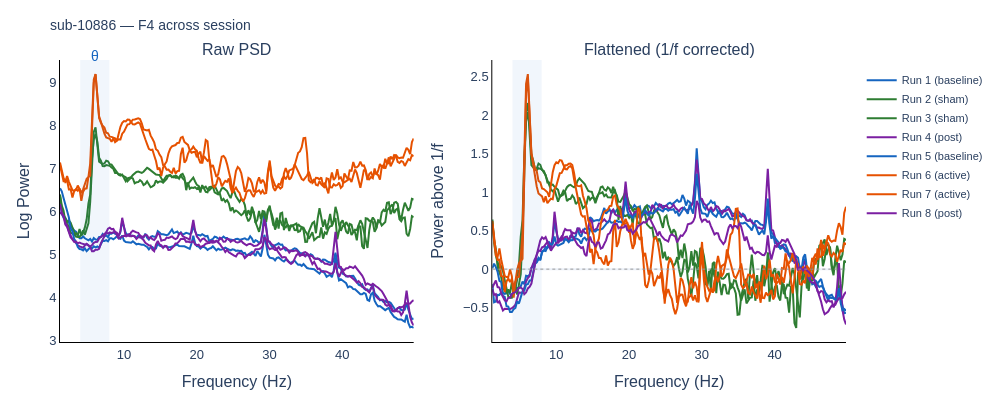

The notebook cell saved with this chart:
### Markdown cell above
## 5. Cross-Run Comparison

Compare spectral features across the session to assess:
1. **Baseline stability**: Do runs 1 and 5 show similar theta?
2. **Stimulation artifact**: How does the spectrum change during active tACS?
3. **After-effects**: Does post-stimulation theta power/frequency differ from pre-stimulation baseline?

This uses the 1/f-corrected (flattened) spectra from specparam, so differences reflect genuine oscillatory changes rather than shifts in broadband power.

### Code cell
# =============================================================================
# 5. Cross-Run PSD Comparison (F4 focus)
# =============================================================================

condition_colors = {
    'baseline': '#1565C0',
    'sham':     '#2E7D32',
    'active':   '#E65100',
    'post':     '#7B1FA2',
}

ch_focus = 'F4'

fig = make_subplots(
    rows=1, cols=2,
    subplot_titles=['Raw PSD', 'Flattened (1/f corrected)'],
)

for run_num in sorted(all_runs.keys()):
    nic2 = all_runs[run_num]
    condition = nic2['condition']
    color = condition_colors.get(condition, '#999999')
    model = specparam_models.get((run_num, ch_focus))
    
    if model is None:
        continue
    
    mc = get_model_components(model)
    label = f'Run {run_num} ({condition})'
    
    # Raw PSD
    fig.add_trace(go.Scatter(
        x=mc['freqs'], y=mc['power_spectrum'],
        mode='lines', line=dict(color=color, width=2),
        name=label,
        hovertemplate='%{x:.1f} Hz: %{y:.2f}<extra>' + label + '</extra>',
    ), row=1, col=1)
    
    # Flattened
    fig.add_trace(go.Scatter(
        x=mc['freqs'], y=mc['flattened'],
        mode='lines', line=dict(color=color, width=2),
        name=label, showlegend=False,
        hovertemplate='%{x:.1f} Hz: %{y:.3f}<extra>' + label + '</extra>',
    ), row=1, col=2)

for col in [1, 2]:
    fig.add_vrect(x0=4, x1=8, fillcolor='#1565C0', opacity=0.06,
                  line_width=0, row=1, col=col)

# Add theta label manually to avoid Plotly annotation glitch
fig.add_annotation(x=6, y=1.05, xref='x', yref='paper',
                   text='θ', showarrow=False,
                   font=dict(size=14, color='#1565C0'))

fig.add_hline(y=0, line=dict(color='#999999', width=1, dash='dot'),
              row=1, col=2)

fig.update_layout(
    title=dict(text=f'sub-{SUBJECT_ID} — {ch_focus} across session',
               font=dict(size=14)),
    height=400, width=1000,
    template='plotly_white',
    margin=dict(l=60, r=40, t=60, b=50),
    font=dict(family='Arial', size=13),
    legend=dict(x=1.02, y=0.98, font=dict(size=11)),
)

fig.update_xaxes(title_text='Frequency (Hz)', showgrid=False,
                 showline=True, linewidth=1, linecolor='black')
fig.update_yaxes(showgrid=False,
                 showline=True, linewidth=1, linecolor='black')
fig.update_yaxes(title_text='Log Power', row=1, col=1)
fig.update_yaxes(title_text='Power above 1/f', row=1, col=2)

fig.show(config=dict(toImageButtonOptions=dict(
    filename=f'cross_run_psd_sub-{SUBJECT_ID}')))

### Figure 1 — Plotly figure (JSON) as saved in the notebook; plotly's stock layout.template omitted (floating-point values rounded to 4 significant figures; data arrays with more than 128 entries replaced by an {"elided": "..."} marker saying what was removed)
{"data": [{"hovertemplate": "%{x:.1f} Hz: %{y:.2f}<extra>Run 1 (baseline)</extra>", "line": {"color": "#1565C0", "width": 2}, "mode": "lines", "name": "Run 1 (baseline)", "type": "scatter", "x": {"elided": "200 float values"}, "xaxis": "x", "y": {"elided": "200 float values"}, "yaxis": "y"}, {"hovertemplate": "%{x:.1f} Hz: %{y:.3f}<extra>Run 1 (baseline)</extra>", "line": {"color": "#1565C0", "width": 2}, "mode": "lines", "name": "Run 1 (baseline)", "showlegend": false, "type": "scatter", "x": {"elided": "200 float values"}, "xaxis": "x2", "y": {"elided": "200 float values"}, "yaxis": "y2"}, {"hovertemplate": "%{x:.1f} Hz: %{y:.2f}<extra>Run 2 (sham)</extra>", "line": {"color": "#2E7D32", "width": 2}, "mode": "lines", "name": "Run 2 (sham)", "type": "scatter", "x": {"elided": "200 float values"}, "xaxis": "x", "y": {"elided": "200 float values"}, "yaxis": "y"}, {"hovertemplate": "%{x:.1f} Hz: %{y:.3f}<extra>Run 2 (sham)</extra>", "line": {"color": "#2E7D32", "width": 2}, "mode": "lines", "name": "Run 2 (sham)", "showlegend": false, "type": "scatter", "x": {"elided": "200 float values"}, "xaxis": "x2", "y": {"elided": "200 float values"}, "yaxis": "y2"}, {"hovertemplate": "%{x:.1f} Hz: %{y:.2f}<extra>Run 3 (sham)</extra>", "line": {"color": "#2E7D32", "width": 2}, "mode": "lines", "name": "Run 3 (sham)", "type": "scatter", "x": {"elided": "200 float values"}, "xaxis": "x", "y": {"elided": "200 float values"}, "yaxis": "y"}, {"hovertemplate": "%{x:.1f} Hz: %{y:.3f}<extra>Run 3 (sham)</extra>", "line": {"color": "#2E7D32", "width": 2}, "mode": "lines", "name": "Run 3 (sham)", "showlegend": false, "type": "scatter", "x": {"elided": "200 float values"}, "xaxis": "x2", "y": {"elided": "200 float values"}, "yaxis": "y2"}, {"hovertemplate": "%{x:.1f} Hz: %{y:.2f}<extra>Run 4 (post)</extra>", "line": {"color": "#7B1FA2", "width": 2}, "mode": "lines", "name": "Run 4 (post)", "type": "scatter", "x": {"elided": "200 float values"}, "xaxis": "x", "y": {"elided": "200 float values"}, "yaxis": "y"}, {"hovertemplate": "%{x:.1f} Hz: %{y:.3f}<extra>Run 4 (post)</extra>", "line": {"color": "#7B1FA2", "width": 2}, "mode": "lines", "name": "Run 4 (post)", "showlegend": false, "type": "scatter", "x": {"elided": "200 float values"}, "xaxis": "x2", "y": {"elided": "200 float values"}, "yaxis": "y2"}, {"hovertemplate": "%{x:.1f} Hz: %{y:.2f}<extra>Run 5 (baseline)</extra>", "line": {"color": "#1565C0", "width": 2}, "mode": "lines", "name": "Run 5 (baseline)", "type": "scatter", "x": {"elided": "200 float values"}, "xaxis": "x", "y": {"elided": "200 float values"}, "yaxis": "y"}, {"hovertemplate": "%{x:.1f} Hz: %{y:.3f}<extra>Run 5 (baseline)</extra>", "line": {"color": "#1565C0", "width": 2}, "mode": "lines", "name": "Run 5 (baseline)", "showlegend": false, "type": "scatter", "x": {"elided": "200 float values"}, "xaxis": "x2", "y": {"elided": "200 float values"}, "yaxis": "y2"}, {"hovertemplate": "%{x:.1f} Hz: %{y:.2f}<extra>Run 6 (active)</extra>", "line": {"color": "#E65100", "width": 2}, "mode": "lines", "name": "Run 6 (active)", "type": "scatter", "x": {"elided": "200 float values"}, "xaxis": "x", "y": {"elided": "200 float values"}, "yaxis": "y"}, {"hovertemplate": "%{x:.1f} Hz: %{y:.3f}<extra>Run 6 (active)</extra>", "line": {"color": "#E65100", "width": 2}, "mode": "lines", "name": "Run 6 (active)", "showlegend": false, "type": "scatter", "x": {"elided": "200 float values"}, "xaxis": "x2", "y": {"elided": "200 float values"}, "yaxis": "y2"}, {"hovertemplate": "%{x:.1f} Hz: %{y:.2f}<extra>Run 7 (active)</extra>", "line": {"color": "#E65100", "width": 2}, "mode": "lines", "name": "Run 7 (active)", "type": "scatter", "x": {"elided": "200 float values"}, "xaxis": "x", "y": {"elided": "200 float values"}, "yaxis": "y"}, {"hovertemplate": "%{x:.1f} Hz: %{y:.3f}<extra>Run 7 (active)</extra>", "line": {"color": "#E65100", "width": 2}, "mode": "lines", "name": "Run 7 (active)", "showlegend": false, "type": "scatter", "x": {"elided": "200 float values"}, "xaxis": "x2", "y": {"elided": "200 float values"}, "yaxis": "y2"}, {"hovertemplate": "%{x:.1f} Hz: %{y:.2f}<extra>Run 8 (post)</extra>", "line": {"color": "#7B1FA2", "width": 2}, "mode": "lines", "name": "Run 8 (post)", "type": "scatter", "x": {"elided": "200 float values"}, "xaxis": "x", "y": {"elided": "200 float values"}, "yaxis": "y"}, {"hovertemplate": "%{x:.1f} Hz: %{y:.3f}<extra>Run 8 (post)</extra>", "line": {"color": "#7B1FA2", "width": 2}, "mode": "lines", "name": "Run 8 (post)", "showlegend": false, "type": "scatter", "x": {"elided": "200 float values"}, "xaxis": "x2", "y": {"elided": "200 float values"}, "yaxis": "y2"}], "layout": {"annotations": [{"font": {"size": 16}, "showarrow": false, "text": "Raw PSD", "x": 0.225, "xanchor": "center", "xref": "paper", "y": 1, "yanchor": "bottom", "yref": "paper"}, {"font": {"size": 16}, "showarrow": false, "text": "Flattened (1/f corrected)", "x": 0.775, "xanchor": "center", "xref": "paper", "y": 1, "yanchor": "bottom", "yref": "paper"}, {"font": {"color": "#1565C0", "size": 14}, "showarrow": false, "text": "θ", "x": 6, "xref": "x", "y": 1.05, "yref": "paper"}], "font": {"family": "Arial", "size": 13}, "height": 400, "legend": {"font": {"size": 11}, "x": 1.02, "y": 0.98}, "margin": {"b": 50, "l": 60, "r": 40, "t": 60}, "shapes": [{"fillcolor": "#1565C0", "line": {"width": 0}, "opacity": 0.06, "type": "rect", "x0": 4, "x1": 8, "xref": "x", "y0": 0, "y1": 1, "yref": "y domain"}, {"fillcolor": "#1565C0", "line": {"width": 0}, "opacity": 0.06, "type": "rect", "x0": 4, "x1": 8, "xref": "x2", "y0": 0, "y1": 1, "yref": "y2 domain"}, {"line": {"color": "#999999", "dash": "dot", "width": 1}, "type": "line", "x0": 0, "x1": 1, "xref": "x2 domain", "y0": 0, "y1": 0, "yref": "y2"}], "title": {"font": {"size": 14}, "text": "sub-10886 — F4 across session"}, "width": 1000, "xaxis": {"anchor": "y", "autorange": true, "domain": [0, 0.45], "linecolor": "black", "linewidth": 1, "range": [1.221, 49.8], "showgrid": false, "showline": true, "title": {"text": "Frequency (Hz)"}, "type": "linear"}, "xaxis2": {"anchor": "y2", "autorange": true, "domain": [0.55, 1], "linecolor": "black", "linewidth": 1, "range": [1.221, 49.8], "showgrid": false, "showline": true, "title": {"text": "Frequency (Hz)"}, "type": "linear"}, "yaxis": {"anchor": "x", "autorange": true, "domain": [0, 1], "linecolor": "black", "linewidth": 1, "range": [2.967, 9.525], "showgrid": false, "showline": true, "title": {"text": "Log Power"}, "type": "linear"}, "yaxis2": {"anchor": "x2", "autorange": true, "domain": [0, 1], "linecolor": "black", "linewidth": 1, "range": [-0.9464, 2.716], "showgrid": false, "showline": true, "title": {"text": "Power above 1/f"}, "type": "linear"}}}
